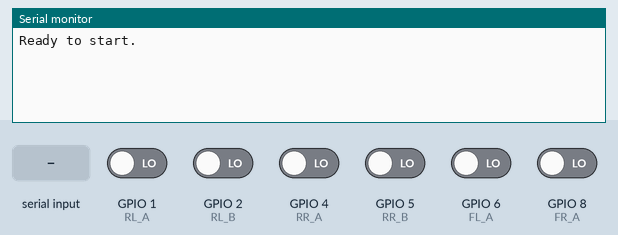
This sketch was run on a simulated ESP32-S3. Parts: the last lines printed to the serial monitor. The inputs (shaded band) are chosen by the test bench; at power-on: GPIO 1 (RL_A), GPIO 2 (RL_B), GPIO 4 (RR_A), GPIO 5 (RR_B), GPIO 6 (FL_A), GPIO 8 (FR_A) LOW.

Above: at 1.2 s.
1.3 s: "FRRPM\n" received over Serial
At 2.8 s:
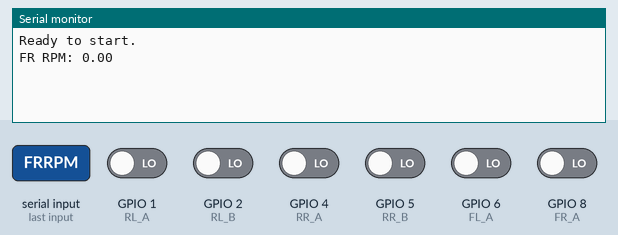
4.3 s: "FLRPM\n" received over Serial
At 5.7 s:
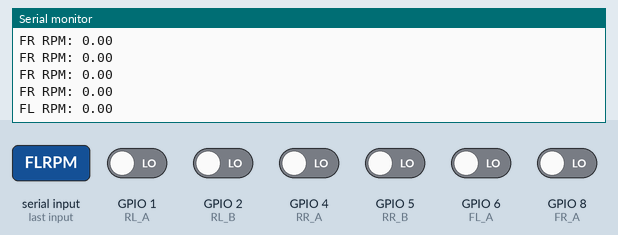
7.3 s: "RRRPM\n" received over Serial
At 8.8 s:
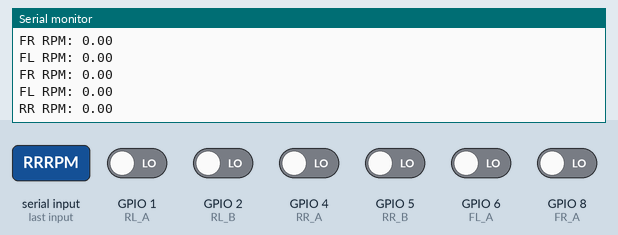
10.3 s: "RLRPM\n" received over Serial
At 11.5 s:
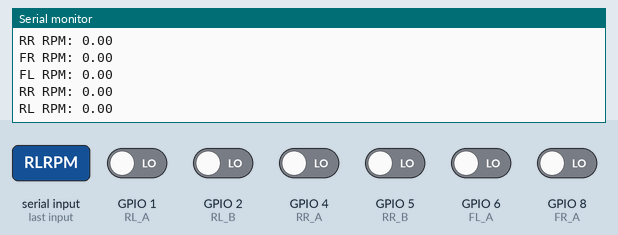
13.3 s: GPIO 1 (RL_A) driven HIGH
At 14.6 s:
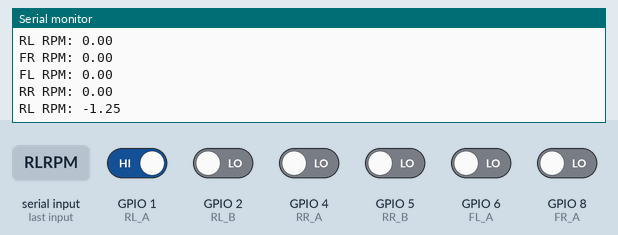

The sketch:

PIDberk.ino
```cpp
// === Pin Definitions ===
// Encoders
#define RL_A 1
#define RL_B 2
#define RR_A 4
#define RR_B 5
#define FL_A 6
#define FL_B 7
#define FR_A 8
#define FR_B 9

// Ultrasonic
#define HCSR_TRIG 14
#define HCSR_FRONT 15
#define HCSR_RIGHT 16
#define HCSR_LEFT 17
#define HCSR_REAR 18

// === Encoder Counts ===
volatile long countRL = 0;
volatile long countRR = 0;
volatile long countFL = 0;
volatile long countFR = 0;

// === Timing ===
unsigned long lastTime = 0;

// === ISRs ===
void IRAM_ATTR isrRL() { if (digitalRead(RL_A) == digitalRead(RL_B)) countRL++; else countRL--; }
void IRAM_ATTR isrRR() { if (digitalRead(RR_A) == digitalRead(RR_B)) countRR++; else countRR--; }
void IRAM_ATTR isrFL() { if (digitalRead(FL_A) == digitalRead(FL_B)) countFL++; else countFL--; }
void IRAM_ATTR isrFR() { if (digitalRead(FR_A) == digitalRead(FR_B)) countFR++; else countFR--; }

// === RPM Calculation ===
float calcRPM(long pulses) {
  const int PPR = 48; // replace with your encoder’s pulses per revolution
  return (pulses / (float)PPR) * 60.0;
}

// === HC-SR04 Distance Function ===
long readHCSR(int echoPin) {
  digitalWrite(HCSR_TRIG, LOW);
  delayMicroseconds(2);
  digitalWrite(HCSR_TRIG, HIGH);
  delayMicroseconds(10);
  digitalWrite(HCSR_TRIG, LOW);

  long duration = pulseIn(echoPin, HIGH, 30000); // timeout 30ms
  long distance = duration * 0.034 / 2;          // cm
  return distance;
}

// === Flags for Continuous Output ===
bool showFRRPM = false;
bool showFLRPM = false;
bool showRRRPM = false;
bool showRLRPM = false;

bool showFRHCSR = false;
bool showRTHCSR = false;
bool showLTHCSR = false;
bool showRRHCSR = false;

// === Setup ===
void setup() {
  Serial.begin(115200);

  // Encoder pins
  pinMode(RL_A, INPUT); pinMode(RL_B, INPUT);
  pinMode(RR_A, INPUT); pinMode(RR_B, INPUT);
  pinMode(FL_A, INPUT); pinMode(FL_B, INPUT);
  pinMode(FR_A, INPUT); pinMode(FR_B, INPUT);

  attachInterrupt(digitalPinToInterrupt(RL_A), isrRL, CHANGE);
  attachInterrupt(digitalPinToInterrupt(RR_A), isrRR, CHANGE);
  attachInterrupt(digitalPinToInterrupt(FL_A), isrFL, CHANGE);
  attachInterrupt(digitalPinToInterrupt(FR_A), isrFR, CHANGE);

  // Ultrasonic pins
  pinMode(HCSR_TRIG, OUTPUT);
  pinMode(HCSR_FRONT, INPUT);
  pinMode(HCSR_RIGHT, INPUT);
  pinMode(HCSR_LEFT, INPUT);
  pinMode(HCSR_REAR, INPUT);

  Serial.println("Ready to start.");
  lastTime = millis();
}

// === Loop ===
void loop() {
  // Handle serial commands
  if (Serial.available()) {
    String cmd = Serial.readStringUntil('\n');
    cmd.trim();

    // Enable continuous RPM
    if (cmd.equalsIgnoreCase("FRRPM")) showFRRPM = true;
    else if (cmd.equalsIgnoreCase("FLRPM")) showFLRPM = true;
    else if (cmd.equalsIgnoreCase("RRRPM")) showRRRPM = true;
    else if (cmd.equalsIgnoreCase("RLRPM")) showRLRPM = true;

    // Disable continuous RPM
    else if (cmd.equalsIgnoreCase("STOPFRRPM")) showFRRPM = false;
    else if (cmd.equalsIgnoreCase("STOPFLRPM")) showFLRPM = false;
    else if (cmd.equalsIgnoreCase("STOPRRRPM")) showRRRPM = false;
    else if (cmd.equalsIgnoreCase("STOPRLRPM")) showRLRPM = false;

    // Enable continuous HCSR
    else if (cmd.equalsIgnoreCase("FRHCSR")) showFRHCSR = true;
    else if (cmd.equalsIgnoreCase("RTHCSR")) showRTHCSR = true;
    else if (cmd.equalsIgnoreCase("LTHCSR")) showLTHCSR = true;
    else if (cmd.equalsIgnoreCase("RRHCSR")) showRRHCSR = true;

    // Disable continuous HCSR
    else if (cmd.equalsIgnoreCase("STOPFRHCSR")) showFRHCSR = false;
    else if (cmd.equalsIgnoreCase("STOPRTHCSR")) showRTHCSR = false;
    else if (cmd.equalsIgnoreCase("STOPLTHCSR")) showLTHCSR = false;
    else if (cmd.equalsIgnoreCase("STOPRRHCSR")) showRRHCSR = false;

    else Serial.println("Unknown command.");
  }

  // Continuous outputs every 1 second
  unsigned long now = millis();
  if (now - lastTime >= 1000) {
    // === RPM outputs ===
    if (showFRRPM) { long pulses = countFR; countFR = 0; Serial.print("FR RPM: "); Serial.println(calcRPM(pulses)); }
    if (showFLRPM) { long pulses = countFL; countFL = 0; Serial.print("FL RPM: "); Serial.println(calcRPM(pulses)); }
    if (showRRRPM) { long pulses = countRR; countRR = 0; Serial.print("RR RPM: "); Serial.println(calcRPM(pulses)); }
    if (showRLRPM) { long pulses = countRL; countRL = 0; Serial.print("RL RPM: "); Serial.println(calcRPM(pulses)); }

    // === Ultrasonic outputs ===
    if (showFRHCSR) { long d = readHCSR(HCSR_FRONT); Serial.print("Front Distance: "); Serial.println(d == -1 ? "No echo" : String(d) + " cm"); }
    if (showRTHCSR) { long d = readHCSR(HCSR_RIGHT); Serial.print("Right Distance: "); Serial.println(d == -1 ? "No echo" : String(d) + " cm"); }
    if (showLTHCSR) { long d = readHCSR(HCSR_LEFT); Serial.print("Left Distance: "); Serial.println(d == -1 ? "No echo" : String(d) + " cm"); }
    if (showRRHCSR) { long d = readHCSR(HCSR_REAR); Serial.print("Rear Distance: "); Serial.println(d == -1 ? "No echo" : String(d) + " cm"); }

    lastTime = now;
  }
}
```

Measured:
- after the input at 1.3 s, the serial monitor: prints a new line after 0.70 s (image 1)
- after the input at 4.3 s, the serial monitor: prints a new line after 0.70 s (image 2)
- after the input at 7.3 s, the serial monitor: prints a new line after 0.70 s (image 3)
- after the input at 10.3 s, the serial monitor: prints a new line after 0.70 s (image 4)
- after the input at 13.3 s, the serial monitor: prints a new line after 0.70 s (image 5)
